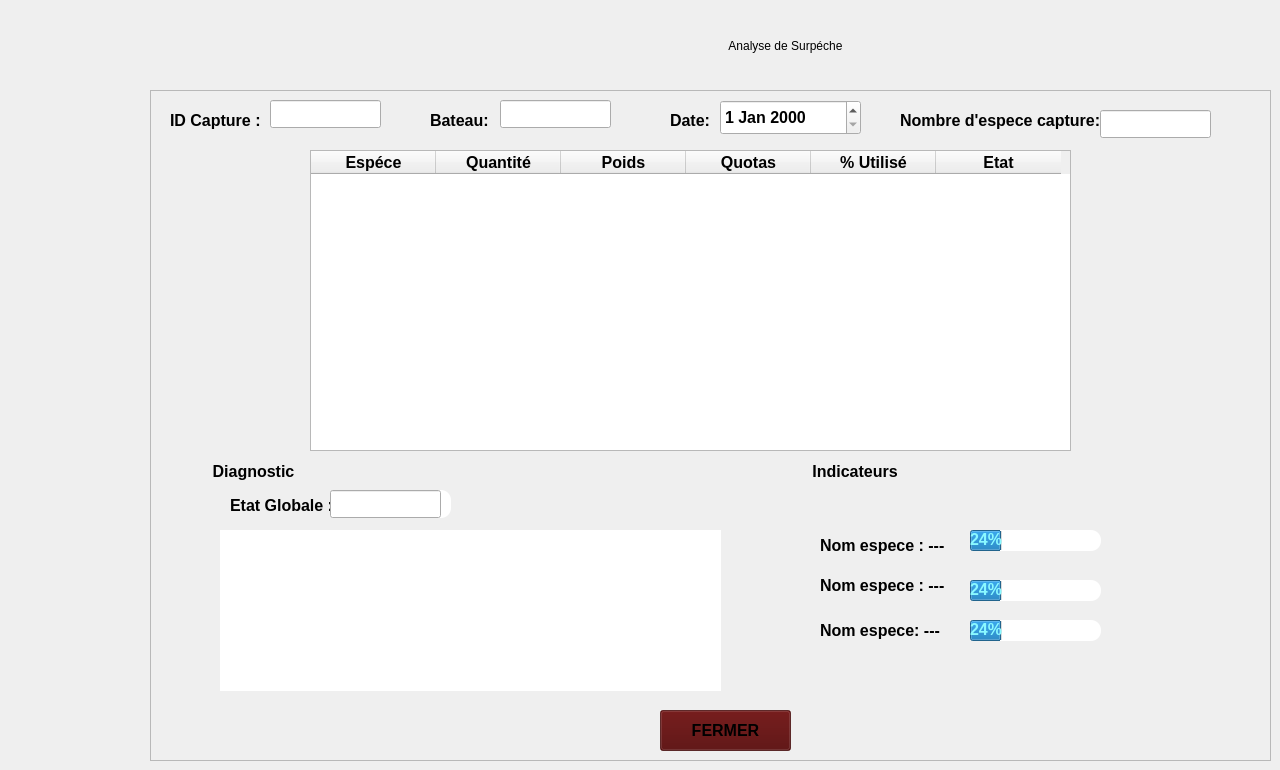
    <widget class="QWidget" name="cap_btnShowSurpeche_2">
     <widget class="QLabel" name="cap_lblTitle_2">
      <property name="geometry">
       <rect>
        <x>460</x>
        <y>10</y>
        <width>651</width>
        <height>71</height>
       </rect>
      </property>
      <property name="text">
       <string>Analyse de Surpéche</string>
      </property>
      <property name="alignment">
       <set>Qt::AlignmentFlag::AlignCenter</set>
      </property>
     </widget>
     <widget class="QFrame" name="cap_frame_2">
      <property name="geometry">
       <rect>
        <x>150</x>
        <y>90</y>
        <width>1121</width>
        <height>671</height>
       </rect>
      </property>
      <property name="styleSheet">
       <string notr="true">font-size:16px;
font-weight:600;</string>
      </property>
      <property name="frameShape">
       <enum>QFrame::Shape::StyledPanel</enum>
      </property>
      <property name="frameShadow">
       <enum>QFrame::Shadow::Raised</enum>
      </property>
      <widget class="QLabel" name="cap_label_19">
       <property name="geometry">
        <rect>
         <x>20</x>
         <y>10</y>
         <width>101</width>
         <height>41</height>
        </rect>
       </property>
       <property name="text">
        <string>ID Capture :</string>
       </property>
      </widget>
      <widget class="QLabel" name="cap_label_20">
       <property name="geometry">
        <rect>
         <x>520</x>
         <y>10</y>
         <width>51</width>
         <height>41</height>
        </rect>
       </property>
       <property name="text">
        <string>Date:</string>
       </property>
      </widget>
      <widget class="QLabel" name="cap_label_21">
       <property name="geometry">
        <rect>
         <x>750</x>
         <y>10</y>
         <width>241</width>
         <height>41</height>
        </rect>
       </property>
       <property name="text">
        <string>Nombre d'espece capture:</string>
       </property>
      </widget>
      <widget class="QTableWidget" name="cap_tableWidget_4">
       <property name="geometry">
        <rect>
         <x>160</x>
         <y>60</y>
         <width>761</width>
         <height>301</height>
        </rect>
       </property>
       <attribute name="horizontalHeaderDefaultSectionSize">
        <number>125</number>
       </attribute>
       <column>
        <property name="text">
         <string>Espéce</string>
        </property>
       </column>
       <column>
        <property name="text">
         <string>Quantité</string>
        </property>
       </column>
       <column>
        <property name="text">
         <string>Poids</string>
        </property>
       </column>
       <column>
        <property name="text">
         <string>Quotas</string>
        </property>
       </column>
       <column>
        <property name="text">
         <string>% Utilisé</string>
        </property>
       </column>
       <column>
        <property name="text">
         <string>Etat</string>
        </property>
       </column>
      </widget>
      <widget class="QLabel" name="cap_label_22">
       <property name="geometry">
        <rect>
         <x>280</x>
         <y>10</y>
         <width>81</width>
         <height>41</height>
        </rect>
       </property>
       <property name="text">
        <string>Bateau:</string>
       </property>
      </widget>
      <widget class="QGroupBox" name="cap_groupBox_3">
       <property name="geometry">
        <rect>
         <x>60</x>
         <y>370</y>
         <width>531</width>
         <height>241</height>
        </rect>
       </property>
       <property name="styleSheet">
        <string notr="true">border:1PX solid  rgb(0, 0, 115);
border-radius:10px;</string>
       </property>
       <property name="title">
        <string>Diagnostic</string>
       </property>
       <widget class="QLabel" name="cap_label_23">
        <property name="geometry">
         <rect>
          <x>20</x>
          <y>30</y>
          <width>101</width>
          <height>31</height>
         </rect>
        </property>
        <property name="styleSheet">
         <string notr="true">border:none</string>
        </property>
        <property name="text">
         <string>Etat Globale : </string>
        </property>
       </widget>
       <widget class="QTextBrowser" name="cap_textBrowser_2">
        <property name="geometry">
         <rect>
          <x>10</x>
          <y>70</y>
          <width>501</width>
          <height>161</height>
         </rect>
        </property>
        <property name="styleSheet">
         <string notr="true"/>
        </property>
        <property name="html">
         <string>&lt;!DOCTYPE HTML PUBLIC &quot;-//W3C//DTD HTML 4.0//EN&quot; &quot;http://www.w3.org/TR/REC-html40/strict.dtd&quot;&gt;
&lt;html&gt;&lt;head&gt;&lt;meta name=&quot;qrichtext&quot; content=&quot;1&quot; /&gt;&lt;meta charset=&quot;utf-8&quot; /&gt;&lt;style type=&quot;text/css&quot;&gt;
p, li { white-space: pre-wrap; }
hr { height: 1px; border-width: 0; }
li.unchecked::marker { content: &quot;\2610&quot;; }
li.checked::marker { content: &quot;\2612&quot;; }
&lt;/style&gt;&lt;/head&gt;&lt;body style=&quot; font-family:'Segoe UI'; font-size:16px; font-weight:600; font-style:normal;&quot;&gt;
&lt;p style=&quot; margin-top:0px; margin-bottom:0px; margin-left:0px; margin-right:0px; -qt-block-indent:0; text-indent:0px;&quot;&gt;&lt;span style=&quot; font-family:'Segoe UI','Century Gothic','sans-serif'; font-size:9pt; font-weight:400;&quot;&gt;        &lt;/span&gt;&lt;/p&gt;
&lt;p style=&quot; margin-top:0px; margin-bottom:0px; margin-left:0px; margin-right:0px; -qt-block-indent:0; text-indent:0px;&quot;&gt;&lt;span style=&quot; font-size:9pt; font-weight:400; color:#ffffff;&quot;&gt;Analyse en attente...&lt;/span&gt;&lt;span style=&quot; font-family:'Segoe UI','Century Gothic','sans-serif'; font-size:9pt; font-weight:400;&quot;&gt;        &lt;/span&gt;&lt;/p&gt;
&lt;p style=&quot;-qt-paragraph-type:empty; margin-top:0px; margin-bottom:0px; margin-left:0px; margin-right:0px; -qt-block-indent:0; text-indent:0px; font-size:9pt; font-weight:400; color:#ffffff;&quot;&gt;&lt;br /&gt;&lt;/p&gt;&lt;/body&gt;&lt;/html&gt;</string>
        </property>
       </widget>
       <widget class="QLineEdit" name="lineEdit_7c_10">
        <property name="geometry">
         <rect>
          <x>130</x>
          <y>30</y>
          <width>111</width>
          <height>28</height>
         </rect>
        </property>
        <property name="styleSheet">
         <string notr="true">border:none</string>
        </property>
        <property name="placeholderText">
         <string/>
        </property>
       </widget>
      </widget>
      <widget class="QGroupBox" name="cap_groupBox_4">
       <property name="geometry">
        <rect>
         <x>660</x>
         <y>370</y>
         <width>401</width>
         <height>241</height>
        </rect>
       </property>
       <property name="styleSheet">
        <string notr="true">border:1PX solid  rgb(0, 0, 115);
border-radius:10px;</string>
       </property>
       <property name="title">
        <string>Indicateurs</string>
       </property>
       <widget class="QProgressBar" name="cap_progressBar_4">
        <property name="geometry">
         <rect>
          <x>160</x>
          <y>70</y>
          <width>131</width>
          <height>21</height>
         </rect>
        </property>
        <property name="styleSheet">
         <string notr="true">color: rgb(139, 249, 255);
</string>
        </property>
        <property name="value">
         <number>24</number>
        </property>
       </widget>
       <widget class="QProgressBar" name="cap_progressBar_5">
        <property name="geometry">
         <rect>
          <x>160</x>
          <y>120</y>
          <width>131</width>
          <height>21</height>
         </rect>
        </property>
        <property name="styleSheet">
         <string notr="true">color: rgb(139, 249, 255);
</string>
        </property>
        <property name="value">
         <number>24</number>
        </property>
       </widget>
       <widget class="QProgressBar" name="cap_progressBar_6">
        <property name="geometry">
         <rect>
          <x>160</x>
          <y>160</y>
          <width>131</width>
          <height>21</height>
         </rect>
        </property>
        <property name="styleSheet">
         <string notr="true">color: rgb(139, 249, 255);
</string>
        </property>
        <property name="value">
         <number>24</number>
        </property>
       </widget>
       <widget class="QLabel" name="cap_label_24">
        <property name="geometry">
         <rect>
          <x>10</x>
          <y>70</y>
          <width>141</width>
          <height>31</height>
         </rect>
        </property>
        <property name="styleSheet">
         <string notr="true">border:none</string>
        </property>
        <property name="text">
         <string>Nom espece : ---</string>
        </property>
       </widget>
       <widget class="QLabel" name="cap_label_25">
        <property name="geometry">
         <rect>
          <x>10</x>
          <y>110</y>
          <width>141</width>
          <height>31</height>
         </rect>
        </property>
        <property name="styleSheet">
         <string notr="true">border:none
</string>
        </property>
        <property name="text">
         <string>Nom espece : ---</string>
        </property>
       </widget>
       <widget class="QLabel" name="cap_label_26">
        <property name="geometry">
         <rect>
          <x>10</x>
          <y>160</y>
          <width>141</width>
          <height>21</height>
         </rect>
        </property>
        <property name="styleSheet">
         <string notr="true">border:none
</string>
        </property>
        <property name="text">
         <string>Nom espece: ---</string>
        </property>
       </widget>
      </widget>
      <widget class="QPushButton" name="cap_btnBackToCapturesMainSurpeche">
       <property name="geometry">
        <rect>
         <x>510</x>
         <y>620</y>
         <width>131</width>
         <height>41</height>
        </rect>
       </property>
       <property name="styleSheet">
        <string notr="true">#cap_btnBackToCapturesMainSurpeche{background-color: rgba(80, 0, 0, 0.7);}
#cap_btnBackToCapturesMainSurpeche:hover{
	
	background-color: rgb(162, 15, 18);}
</string>
       </property>
       <property name="text">
        <string>FERMER</string>
       </property>
      </widget>
      <widget class="QLineEdit" name="lineEdit_7c_7">
       <property name="geometry">
        <rect>
         <x>120</x>
         <y>10</y>
         <width>111</width>
         <height>28</height>
        </rect>
       </property>
       <property name="placeholderText">
        <string/>
       </property>
      </widget>
      <widget class="QLineEdit" name="lineEdit_7c_8">
       <property name="geometry">
        <rect>
         <x>350</x>
         <y>10</y>
         <width>111</width>
         <height>28</height>
        </rect>
       </property>
       <property name="placeholderText">
        <string/>
       </property>
      </widget>
      <widget class="QDateEdit" name="dateEdit_3">
       <property name="geometry">
        <rect>
         <x>570</x>
         <y>10</y>
         <width>141</width>
         <height>35</height>
        </rect>
       </property>
      </widget>
      <widget class="QLineEdit" name="lineEdit_7c_9">
       <property name="geometry">
        <rect>
         <x>950</x>
         <y>20</y>
         <width>111</width>
         <height>28</height>
        </rect>
       </property>
       <property name="placeholderText">
        <string/>
       </property>
      </widget>
      <widget class="QLineEdit" name="lineEdit_7c_22">
       <property name="geometry">
        <rect>
         <x>180</x>
         <y>400</y>
         <width>111</width>
         <height>28</height>
        </rect>
       </property>
       <property name="placeholderText">
        <string/>
       </property>
      </widget>
     </widget>
    </widget>
